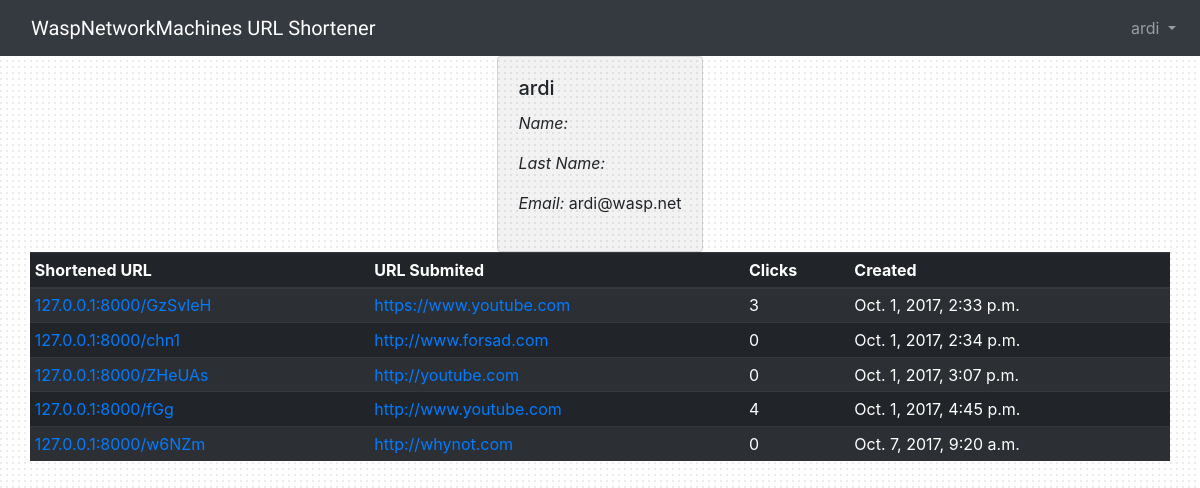
The app's page /u/ardi (signed in), older data.
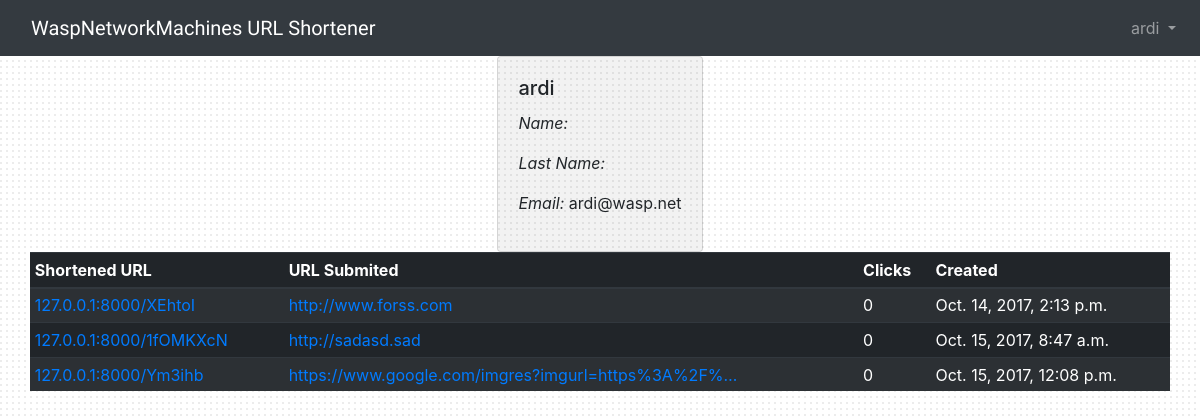
The same page, newer data.
### shortener/models.py (models this page shows, shortened)
class Urls(models.Model):
    short_id = models.CharField(max_length=max_bound, primary_key=True, unique=True)
    user_url = models.URLField(max_length=4000)
    count = models.IntegerField(default=0)
    created_at = models.DateTimeField(auto_now_add=True)
    created_by = models.ForeignKey(User, related_name='posts')
    def get_user_url(self):
        truncated_url = Truncator(self.user_url)
        return truncated_url.chars(settings.MAX_USER_URL_LENGTH)

### shortener/views.py (the view)
# urls.py: url(r'^u/(?P<user_name>\w+)', views.profile, name='profile'),
@login_required
def profile(request, user_name):
    user_profile = get_object_or_404(User, username=user_name)
    urls = Urls.objects.filter(created_by=user_profile)
    data_context = {
        "user_profile": user_profile,
        "urls": urls,
        "host": settings.SITE_NAME
    }
    return render(request, 'shortener/profile.html', context=data_context)

### templates/shortener/profile.html (shortened to what this page needs)
{% extends 'base.html' %}
{% block content %}
    {% if user_profile == user or user.is_staff %}
    <div class="container">
      <div class=" row justify-content-center">
        <div class="card info">
          <div class="card-body">
             <h5 class="card-title">{{user_profile.username}}</h5>
             <p> <em>Name: </em>{{user_profile.first_name}}</p>
             <p> <em>Last Name: </em>{{user_profile.last_name}}</p>
             <p> <em>Email: </em>{{user_profile.email}}</p>
          </div>
        </div>
      </div>
      <div class=" row justify-content-center">
        <table class="table table-sm table-inverse table-striped">
          <thead class="thead">
            <tr>
              <th>Shortened URL</th>
              <th>URL Submited</th>
              <th>Clicks</th>
              <th>Created</th>
            </tr>
          </thead>
          <tbody>
            {% for url in urls %}
              <tr>
                <td><a href="{% url 'follow' url.short_id %}"> {{ host }}/{{url.short_id }}</a></td>
                <td><a href="{{ url.user_url}}"> {{ url.get_user_url}} </a></td>
                <td>{{url.count}}</td>
                <td>{{url.created_at}}</td>
              </tr>
            {% endfor %}
          </tbody>
        </table>
      </div>
    </div>
    {% endif %}
{% endblock %}

### templates/base.html (shortened to what this page needs)
<!DOCTYPE html>
{% load static %}
<html>
  <head>
    <link rel="stylesheet" href="{% static 'css/bootstrap.min.css' %}">
    <link rel="stylesheet" href="{% static 'css/app.css' %}">
  </head>
  <body>
    {% block body %}
    <nav class="navbar navbar-expand-lg navbar-dark bg-dark">
      <div class="container">
        <a class="navbar-brand" href="{% url 'home' %}">WaspNetworkMachines URL Shortener</a>
      </div>
      <div class="collapse navbar-collapse" id="mainMenu">
          {% if user.is_authenticated %}
            <ul class="navbar-nav ml-auto">
              <li class="nav-item dropdown">
                <a class="nav-link dropdown-toggle" href="#" id="userMenu" data-toggle="dropdown" aria-haspopup="true" aria-expanded="false">
                  {{ user.username }}
                </a>
              </li>
            </ul>
          {% else %}
            <form class="form-inline ml-auto">
              <a href="{% url 'login' %}" class="btn btn-outline-secondary">Log in</a>
              <a href="{% url 'signup' %}" class="btn btn-primary ml-2">Sign up</a>
            </form>
          {% endif %}
      </div>
    </nav>
        {% block content %}
        {% endblock %}
    {% endblock body %}
  </body>
</html>

### static/css/app.css (style rules this page uses)
body { background-image: url(../img/subtle_dots.png); }
.navbar-brand { font-family: 'Peralta', cursive; }
.info { background-color: rgba(0,0,0,0.05); }

Row changes from the older to the newer data that the page shows:
removed Urls: host "127.0.0.1:8000", short_id "GzSvleH", get_user_url "https://www.youtube.com", count "3", created_at "Oct. 1, 2017, 2:33 p.m."
removed Urls: host "127.0.0.1:8000", short_id "chn1", get_user_url "http://www.forsad.com", count "0", created_at "Oct. 1, 2017, 2:34 p.m."
removed Urls: host "127.0.0.1:8000", short_id "ZHeUAs", get_user_url "http://youtube.com", count "0", created_at "Oct. 1, 2017, 3:07 p.m."
removed Urls: host "127.0.0.1:8000", short_id "fGg", get_user_url "http://www.youtube.com", count "4", created_at "Oct. 1, 2017, 4:45 p.m."
removed Urls: host "127.0.0.1:8000", short_id "w6NZm", get_user_url "http://whynot.com", count "0", created_at "Oct. 7, 2017, 9:20 a.m."
added Urls: host "127.0.0.1:8000", short_id "XEhtoI", get_user_url "http://www.forss.com", count "0", created_at "Oct. 14, 2017, 2:13 p.m."
added Urls: host "127.0.0.1:8000", short_id "1fOMKXcN", get_user_url "http://sadasd.sad", count "0", created_at "Oct. 15, 2017, 8:47 a.m."
added Urls: host "127.0.0.1:8000", short_id "Ym3ihb", get_user_url "https://www.google.com/imgres?imgurl=https%3A%2F%…", count "0", created_at "Oct. 15, 2017, 12:08 p.m."
